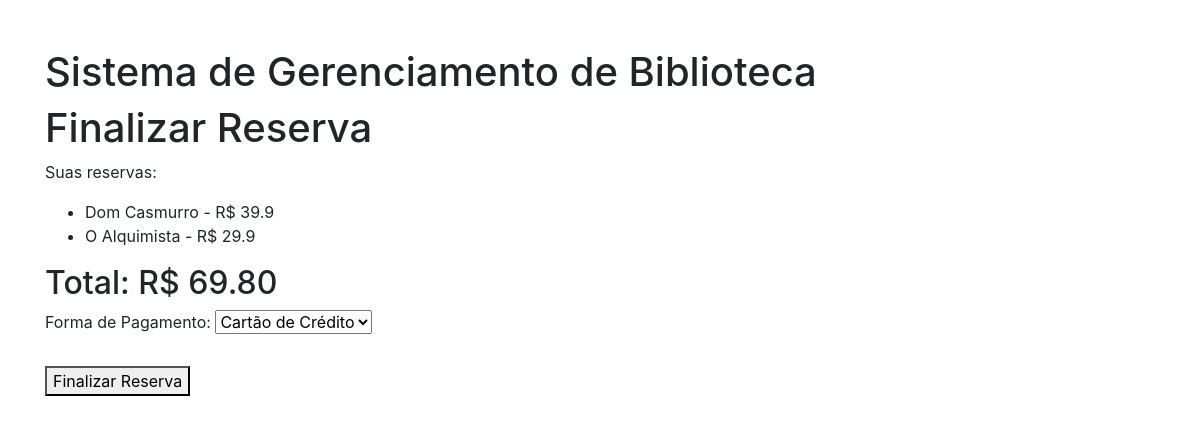
Page /finalizar_reserva (signed in) on the committed database.
### app/models.py (models this page shows, shortened)
class Reserva(db.Model):
    id = db.Column(db.Integer, primary_key=True)
    livro_id = db.Column(db.Integer, db.ForeignKey('livro.id'), nullable=False)
    usuario_id = db.Column(db.Integer, db.ForeignKey('usuario.id'), nullable=False)
    data_reserva = db.Column(db.DateTime, default=datetime.utcnow)
    livro = db.relationship('Livro', backref='reservas_livros')
    usuario = db.relationship('Usuario', backref='reservas_usuarios')

class Livro(db.Model):
    __tablename__ = 'livro'
    id = db.Column(db.Integer, primary_key=True)
    titulo = db.Column(db.String(100), nullable=False)
    autor = db.Column(db.String(100), nullable=False)
    preco = db.Column(db.Float, nullable=False)
    imagem_url = db.Column(db.String(200), nullable=True)

### app/routes.py (the view)
@bp.route('/finalizar_reserva', methods=['GET', 'POST'])
@login_required
def finalizar_reserva():
    reservas_usuario = Reserva.query.filter_by(usuario_id=current_user.id).all()
    total = Decimal(0)
    for reserva in reservas_usuario:
        total += Decimal(str(reserva.livro.preco))
    if request.method == 'POST':
        flash('Reserva finalizada com sucesso!', 'success')
        return redirect(url_for('main.index'))
    return render_template('finalizar_reserva.html', reservas=reservas_usuario, total=total)

### app/__init__.py (called while the page is built)
def load_user(user_id):
    from app.models import Usuario
    try:
        return Usuario.query.get(int(user_id))
    except (TypeError, ValueError):
        return None

### app/templates/finalizar_reserva.html (shortened to what this page needs)
{% extends 'base.html' %}
{% block content %}
<h1>Finalizar Reserva</h1>
<p>Suas reservas:</p>
<ul>
    {% for reserva in reservas %}
    <li>{{ reserva.livro.titulo }} - R$ {{ reserva.livro.preco }}</li>
    {% endfor %}
</ul>
<h2>Total: R$ {{ "%.2f" % total }}</h2>
<form method="post">
    <label for="forma_pagamento">Forma de Pagamento:</label>
    <select id="forma_pagamento" name="forma_pagamento">
        <option value="credito">Cartão de Crédito</option>
    </select><br><br>
    <button type="submit">Finalizar Reserva</button>
</form>
{% endblock %}

### rows in the picture
Reserva: livro.titulo "Dom Casmurro", livro.preco "39.9"
Reserva: livro.titulo "O Alquimista", livro.preco "29.9"

### other values in the picture
{{ "%.2f" % total }} "69.80"
